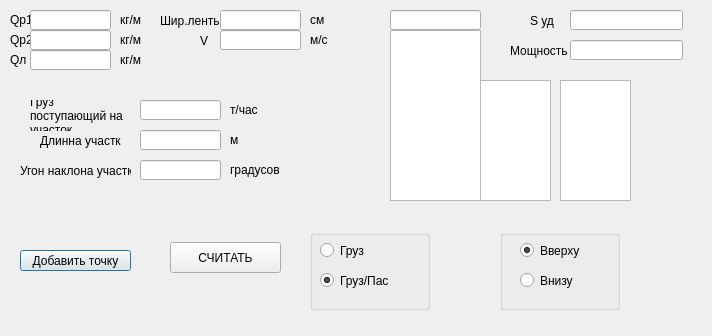
<?xml version="1.0" encoding="UTF-8"?>
<ui version="4.0">
 <class>Dialog</class>
 <widget class="QDialog" name="Dialog">
  <property name="geometry">
   <rect>
    <x>0</x>
    <y>0</y>
    <width>712</width>
    <height>336</height>
   </rect>
  </property>
  <property name="windowTitle">
   <string>Тяговый расчет</string>
  </property>
  <property name="locale">
   <locale language="Russian" country="Ukraine"/>
  </property>
  <widget class="QLabel" name="label">
   <property name="geometry">
    <rect>
     <x>30</x>
     <y>100</y>
     <width>101</width>
     <height>31</height>
    </rect>
   </property>
   <property name="cursor">
    <cursorShape>ArrowCursor</cursorShape>
   </property>
   <property name="locale">
    <locale language="Russian" country="Ukraine"/>
   </property>
   <property name="text">
    <string>Груз поступающий на участок</string>
   </property>
   <property name="scaledContents">
    <bool>false</bool>
   </property>
   <property name="wordWrap">
    <bool>true</bool>
   </property>
  </widget>
  <widget class="QLineEdit" name="lineEditQgr">
   <property name="geometry">
    <rect>
     <x>140</x>
     <y>100</y>
     <width>81</width>
     <height>20</height>
    </rect>
   </property>
   <property name="locale">
    <locale language="Russian" country="Ukraine"/>
   </property>
  </widget>
  <widget class="QLabel" name="label_2">
   <property name="geometry">
    <rect>
     <x>230</x>
     <y>100</y>
     <width>71</width>
     <height>20</height>
    </rect>
   </property>
   <property name="locale">
    <locale language="Russian" country="Ukraine"/>
   </property>
   <property name="text">
    <string>т/час</string>
   </property>
  </widget>
  <widget class="QLabel" name="label_3">
   <property name="geometry">
    <rect>
     <x>10</x>
     <y>10</y>
     <width>21</width>
     <height>20</height>
    </rect>
   </property>
   <property name="locale">
    <locale language="Russian" country="Ukraine"/>
   </property>
   <property name="text">
    <string>Qр1</string>
   </property>
  </widget>
  <widget class="QLineEdit" name="lineEditQr1">
   <property name="geometry">
    <rect>
     <x>30</x>
     <y>10</y>
     <width>81</width>
     <height>20</height>
    </rect>
   </property>
   <property name="locale">
    <locale language="Russian" country="Ukraine"/>
   </property>
  </widget>
  <widget class="QLabel" name="label_4">
   <property name="geometry">
    <rect>
     <x>10</x>
     <y>30</y>
     <width>21</width>
     <height>20</height>
    </rect>
   </property>
   <property name="locale">
    <locale language="Russian" country="Ukraine"/>
   </property>
   <property name="text">
    <string>Qр2</string>
   </property>
  </widget>
  <widget class="QLineEdit" name="lineEditQr2">
   <property name="geometry">
    <rect>
     <x>30</x>
     <y>30</y>
     <width>81</width>
     <height>20</height>
    </rect>
   </property>
   <property name="locale">
    <locale language="Russian" country="Ukraine"/>
   </property>
  </widget>
  <widget class="QLabel" name="label_5">
   <property name="geometry">
    <rect>
     <x>10</x>
     <y>50</y>
     <width>21</width>
     <height>20</height>
    </rect>
   </property>
   <property name="locale">
    <locale language="Russian" country="Ukraine"/>
   </property>
   <property name="text">
    <string>Qл</string>
   </property>
  </widget>
  <widget class="QLineEdit" name="lineEditQl">
   <property name="geometry">
    <rect>
     <x>30</x>
     <y>50</y>
     <width>81</width>
     <height>20</height>
    </rect>
   </property>
   <property name="locale">
    <locale language="Russian" country="Ukraine"/>
   </property>
  </widget>
  <widget class="QLabel" name="label_6">
   <property name="geometry">
    <rect>
     <x>230</x>
     <y>130</y>
     <width>71</width>
     <height>20</height>
    </rect>
   </property>
   <property name="locale">
    <locale language="Russian" country="Ukraine"/>
   </property>
   <property name="text">
    <string>м</string>
   </property>
  </widget>
  <widget class="QLineEdit" name="lineEditLenght">
   <property name="geometry">
    <rect>
     <x>140</x>
     <y>130</y>
     <width>81</width>
     <height>20</height>
    </rect>
   </property>
   <property name="locale">
    <locale language="Russian" country="Ukraine"/>
   </property>
  </widget>
  <widget class="QLabel" name="label_7">
   <property name="geometry">
    <rect>
     <x>40</x>
     <y>130</y>
     <width>81</width>
     <height>21</height>
    </rect>
   </property>
   <property name="locale">
    <locale language="Russian" country="Ukraine"/>
   </property>
   <property name="text">
    <string>Длинна участка</string>
   </property>
  </widget>
  <widget class="QLabel" name="label_8">
   <property name="geometry">
    <rect>
     <x>230</x>
     <y>160</y>
     <width>71</width>
     <height>20</height>
    </rect>
   </property>
   <property name="locale">
    <locale language="Russian" country="Ukraine"/>
   </property>
   <property name="text">
    <string>градусов</string>
   </property>
  </widget>
  <widget class="QLineEdit" name="lineEditBeta">
   <property name="geometry">
    <rect>
     <x>140</x>
     <y>160</y>
     <width>81</width>
     <height>20</height>
    </rect>
   </property>
   <property name="locale">
    <locale language="Russian" country="Ukraine"/>
   </property>
  </widget>
  <widget class="QLabel" name="label_9">
   <property name="geometry">
    <rect>
     <x>20</x>
     <y>160</y>
     <width>111</width>
     <height>21</height>
    </rect>
   </property>
   <property name="locale">
    <locale language="Russian" country="Ukraine"/>
   </property>
   <property name="text">
    <string>Угон наклона участка</string>
   </property>
  </widget>
  <widget class="QPushButton" name="getSectCmd">
   <property name="geometry">
    <rect>
     <x>20</x>
     <y>250</y>
     <width>111</width>
     <height>21</height>
    </rect>
   </property>
   <property name="locale">
    <locale language="Russian" country="Ukraine"/>
   </property>
   <property name="text">
    <string>Добавить точку</string>
   </property>
  </widget>
  <widget class="QLineEdit" name="lineEditCountSect">
   <property name="geometry">
    <rect>
     <x>390</x>
     <y>10</y>
     <width>91</width>
     <height>20</height>
    </rect>
   </property>
   <property name="locale">
    <locale language="Russian" country="Ukraine"/>
   </property>
  </widget>
  <widget class="QLineEdit" name="lineEditPROCHNOST">
   <property name="geometry">
    <rect>
     <x>570</x>
     <y>10</y>
     <width>113</width>
     <height>20</height>
    </rect>
   </property>
   <property name="locale">
    <locale language="Russian" country="Ukraine"/>
   </property>
  </widget>
  <widget class="QPushButton" name="pushButton">
   <property name="geometry">
    <rect>
     <x>170</x>
     <y>242</y>
     <width>111</width>
     <height>31</height>
    </rect>
   </property>
   <property name="locale">
    <locale language="Russian" country="Ukraine"/>
   </property>
   <property name="text">
    <string>СЧИТАТЬ</string>
   </property>
  </widget>
  <widget class="QListWidget" name="listWidget">
   <property name="geometry">
    <rect>
     <x>390</x>
     <y>30</y>
     <width>91</width>
     <height>171</height>
    </rect>
   </property>
   <property name="locale">
    <locale language="Russian" country="Ukraine"/>
   </property>
   <property name="resizeMode">
    <enum>QListView::Adjust</enum>
   </property>
  </widget>
  <widget class="QListWidget" name="lstNatjag">
   <property name="geometry">
    <rect>
     <x>480</x>
     <y>80</y>
     <width>71</width>
     <height>121</height>
    </rect>
   </property>
   <property name="locale">
    <locale language="Russian" country="Ukraine"/>
   </property>
  </widget>
  <widget class="QLabel" name="label_10">
   <property name="geometry">
    <rect>
     <x>530</x>
     <y>10</y>
     <width>31</width>
     <height>21</height>
    </rect>
   </property>
   <property name="locale">
    <locale language="Russian" country="Ukraine"/>
   </property>
   <property name="text">
    <string>S уд</string>
   </property>
  </widget>
  <widget class="QLineEdit" name="lineEditMOSHNOST">
   <property name="geometry">
    <rect>
     <x>570</x>
     <y>40</y>
     <width>113</width>
     <height>20</height>
    </rect>
   </property>
   <property name="locale">
    <locale language="Russian" country="Ukraine"/>
   </property>
  </widget>
  <widget class="QLabel" name="label_11">
   <property name="geometry">
    <rect>
     <x>510</x>
     <y>40</y>
     <width>61</width>
     <height>21</height>
    </rect>
   </property>
   <property name="locale">
    <locale language="Russian" country="Ukraine"/>
   </property>
   <property name="text">
    <string>Мощность</string>
   </property>
  </widget>
  <widget class="QListWidget" name="lstNatjag2">
   <property name="geometry">
    <rect>
     <x>560</x>
     <y>80</y>
     <width>71</width>
     <height>121</height>
    </rect>
   </property>
   <property name="locale">
    <locale language="Russian" country="Ukraine"/>
   </property>
  </widget>
  <widget class="QLabel" name="label_12">
   <property name="geometry">
    <rect>
     <x>160</x>
     <y>10</y>
     <width>61</width>
     <height>21</height>
    </rect>
   </property>
   <property name="locale">
    <locale language="Russian" country="Ukraine"/>
   </property>
   <property name="text">
    <string>Шир.ленты</string>
   </property>
  </widget>
  <widget class="QLineEdit" name="lineEditWBelt">
   <property name="geometry">
    <rect>
     <x>220</x>
     <y>10</y>
     <width>81</width>
     <height>20</height>
    </rect>
   </property>
   <property name="locale">
    <locale language="Russian" country="Ukraine"/>
   </property>
  </widget>
  <widget class="QLabel" name="label_13">
   <property name="geometry">
    <rect>
     <x>310</x>
     <y>10</y>
     <width>21</width>
     <height>20</height>
    </rect>
   </property>
   <property name="locale">
    <locale language="Russian" country="Ukraine"/>
   </property>
   <property name="text">
    <string>см</string>
   </property>
  </widget>
  <widget class="QLabel" name="label_14">
   <property name="geometry">
    <rect>
     <x>120</x>
     <y>10</y>
     <width>31</width>
     <height>20</height>
    </rect>
   </property>
   <property name="locale">
    <locale language="Russian" country="Ukraine"/>
   </property>
   <property name="text">
    <string>кг/м</string>
   </property>
  </widget>
  <widget class="QLabel" name="label_15">
   <property name="geometry">
    <rect>
     <x>120</x>
     <y>30</y>
     <width>31</width>
     <height>20</height>
    </rect>
   </property>
   <property name="locale">
    <locale language="Russian" country="Ukraine"/>
   </property>
   <property name="text">
    <string>кг/м</string>
   </property>
  </widget>
  <widget class="QLabel" name="label_16">
   <property name="geometry">
    <rect>
     <x>120</x>
     <y>50</y>
     <width>31</width>
     <height>20</height>
    </rect>
   </property>
   <property name="locale">
    <locale language="Russian" country="Ukraine"/>
   </property>
   <property name="text">
    <string>кг/м</string>
   </property>
  </widget>
  <widget class="QLabel" name="label_17">
   <property name="geometry">
    <rect>
     <x>200</x>
     <y>30</y>
     <width>16</width>
     <height>21</height>
    </rect>
   </property>
   <property name="locale">
    <locale language="Russian" country="Ukraine"/>
   </property>
   <property name="text">
    <string>V</string>
   </property>
  </widget>
  <widget class="QLabel" name="label_18">
   <property name="geometry">
    <rect>
     <x>310</x>
     <y>30</y>
     <width>21</width>
     <height>20</height>
    </rect>
   </property>
   <property name="locale">
    <locale language="Russian" country="Ukraine"/>
   </property>
   <property name="text">
    <string>м/с</string>
   </property>
  </widget>
  <widget class="QLineEdit" name="lineEditSpeed">
   <property name="geometry">
    <rect>
     <x>220</x>
     <y>30</y>
     <width>81</width>
     <height>20</height>
    </rect>
   </property>
   <property name="locale">
    <locale language="Russian" country="Ukraine"/>
   </property>
  </widget>
  <widget class="QGroupBox" name="MenOrMenHard">
   <property name="enabled">
    <bool>true</bool>
   </property>
   <property name="geometry">
    <rect>
     <x>310</x>
     <y>230</y>
     <width>120</width>
     <height>80</height>
    </rect>
   </property>
   <property name="title">
    <string/>
   </property>
   <widget class="QRadioButton" name="rbHard">
    <property name="geometry">
     <rect>
      <x>10</x>
      <y>10</y>
      <width>85</width>
      <height>21</height>
     </rect>
    </property>
    <property name="text">
     <string>Груз</string>
    </property>
   </widget>
   <widget class="QRadioButton" name="rbMenHard">
    <property name="geometry">
     <rect>
      <x>10</x>
      <y>40</y>
      <width>85</width>
      <height>21</height>
     </rect>
    </property>
    <property name="text">
     <string>Груз/Пас</string>
    </property>
    <property name="checked">
     <bool>true</bool>
    </property>
   </widget>
  </widget>
  <widget class="QGroupBox" name="POSITION">
   <property name="enabled">
    <bool>true</bool>
   </property>
   <property name="geometry">
    <rect>
     <x>500</x>
     <y>230</y>
     <width>120</width>
     <height>80</height>
    </rect>
   </property>
   <property name="title">
    <string/>
   </property>
   <widget class="QRadioButton" name="rbUp">
    <property name="geometry">
     <rect>
      <x>20</x>
      <y>10</y>
      <width>85</width>
      <height>21</height>
     </rect>
    </property>
    <property name="text">
     <string>Вверху</string>
    </property>
    <property name="checked">
     <bool>true</bool>
    </property>
   </widget>
   <widget class="QRadioButton" name="rbDown">
    <property name="enabled">
     <bool>true</bool>
    </property>
    <property name="geometry">
     <rect>
      <x>20</x>
      <y>40</y>
      <width>85</width>
      <height>21</height>
     </rect>
    </property>
    <property name="text">
     <string>Внизу</string>
    </property>
   </widget>
  </widget>
 </widget>
 <layoutdefault spacing="6" margin="11"/>
 <tabstops>
  <tabstop>lineEditQr1</tabstop>
  <tabstop>lineEditQr2</tabstop>
  <tabstop>lineEditQl</tabstop>
  <tabstop>lineEditQgr</tabstop>
  <tabstop>lineEditLenght</tabstop>
  <tabstop>lineEditBeta</tabstop>
  <tabstop>lineEditWBelt</tabstop>
  <tabstop>getSectCmd</tabstop>
  <tabstop>lstNatjag</tabstop>
  <tabstop>pushButton</tabstop>
  <tabstop>listWidget</tabstop>
  <tabstop>lstNatjag2</tabstop>
  <tabstop>lineEditPROCHNOST</tabstop>
  <tabstop>lineEditMOSHNOST</tabstop>
  <tabstop>lineEditCountSect</tabstop>
 </tabstops>
 <resources/>
 <connections/>
</ui>
